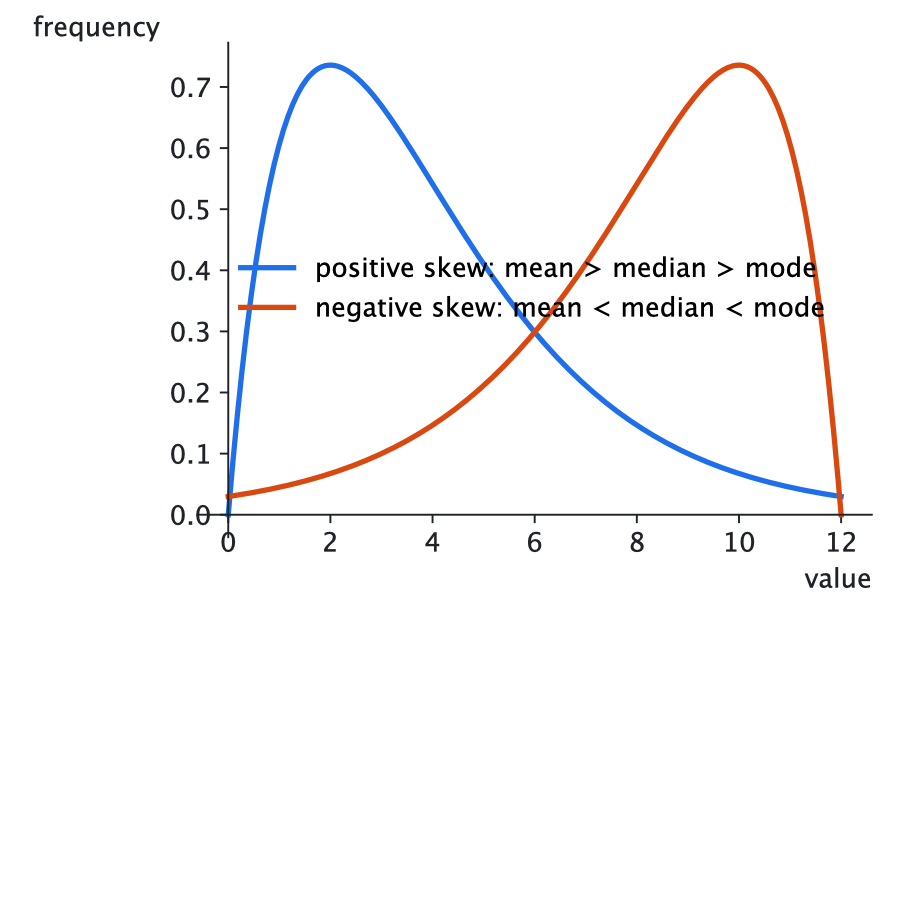
#> input picture build/work/blind/S1-2-skew-shapes.svg.png, 900 x 900 px
$ python -i library.py   (imports and definitions only)
#> lines starting #> are read from the running program, lines starting #| are printed output that depends on the picture
#> further down, picture is the input picture: PIL image 900x900 RGBA; mean R, G, B, A 249.4, 248.9, 249.5, 255
"""The sources library: search and read the learner's own PDFs (textbooks, notes, mark schemes) at any folder depth.

  python build/library.py tree [folder]
  python build/library.py search "<terms>" [--folder NAME-FRAGMENT] [--root library|papers|specs|all] [--max N]
  python build/library.py text <pdf path or unique name fragment> [--pages 3-5] [--all]
  python build/library.py for <subtopic id, e.g. 9702-5.1> [--root ...] [--max N]
  python build/library.py figures <pdf> [--pages a-b] [--max N]       candidate figures, page by page
  python build/library.py page <pdf> <n> [--dpi 110] [--box x0,y0,x1,y1]   render a page (or part) to look at
  python build/library.py crop <pdf> --page N --box x0,y0,x1,y1 --to <spec>/<name> [--dpi 200] [--caption T]
                           [--for <subtopic>] [--kc <id>] [--why T]    save a figure for a chapter
  python build/library.py extract <pdf> --page N --index K --to <spec>/<name> [same options]   an embedded image

The library is sources/library/ (override with env STEM_LIBRARY_ROOT); `papers` and `specs` are its sibling folders.
Figures: a box is always x0,y0,x1,y1 as FRACTIONS (0-1) of the page as poppler renders it (after any rotation, cut to
the CropBox), so it does not depend on the dpi. Crops go to build/out/assets/<spec>/<name>.png (env STEM_LIBRARY_ASSETS)
with a <name>.png.json provenance sidecar; they are never committed. Needs poppler and Pillow.
Nothing is registered: any folder name, any depth. Page texts are cached per PDF in <library>/.cache/ and re-read when
a file changes. PDFs are never modified. Needs `pdftotext` (poppler) or the `pypdf` package.
"""
from __future__ import annotations

import argparse
import hashlib
import html
import json
import os
import re
import shutil
import subprocess
import sys
import unicodedata
from datetime import datetime
from pathlib import Path

ROOT = Path(__file__).resolve().parents[1]
CAP = 12000
EMPTY = "library is empty: drop PDFs in sources/library/<any folder>"
CUES = (("worked example", "a worked example"), ("example", "has examples"), ("mark scheme", "mark scheme"),
        ("question", "has questions"), ("summary", "has a summary"), ("definition", "has a definition"))


class Fail(Exception):
    """A plain one-line reason for the user; never a traceback."""


def lib_root() -> Path:
    return Path(os.environ.get("STEM_LIBRARY_ROOT") or ROOT / "sources/library")


# [36 lines left out: functions roots, pdfs, show, norm, not called in this run]


# ---------- extraction and cache ----------

def _poppler(name: str) -> str | None:
    return shutil.which(name) or next((str(Path(d, name)) for d in ("/opt/homebrew/bin", "/usr/local/bin")
                                       if Path(d, name).exists()), None)


# [221 lines left out: functions extract, load, _hits, _span, rank_pages, corpus and 7 more, not called in this run]


_MEMO: dict = {}


# [73 lines left out: functions hits_for, cmd_for, not called in this run]


# ---------- figures ----------
# A box is x0,y0,x1,y1 as fractions (0-1) of the page as poppler RENDERS it: after /Rotate, cut to the CropBox
# (pdftoppm -cropbox). pdftotext reports text positions in the uncropped, unrotated page, so caption boxes are
# converted for a cropped page and reported as unknown for a rotated one (look at it with `page` instead).
MIN_SIDE, TINY, MAX_BYTES, PAD = (150, 100), 120, 6_000_000, 6
CAPTION = re.compile(r"^(?:(?:figure|fig\.?|table|chart)\s*\d+|(?:diagram|graph)\s*\d*)(?:[.\-]\d+)*[a-z]?\b", re.I)
EMBED = re.compile(r"!\[\[(Assets/([^\]|/]+)/([^\]|/]+\.png))(?:\|[^\]]*)?\]\]")
SIDECAR_KEYS = ("pdf", "page", "sha256", "caption", "created")


def assets_dir() -> Path:
    return Path(os.environ.get("STEM_LIBRARY_ASSETS") or ROOT / "build/out/assets")


# [12 lines left out: functions _tool, _run, not called in this run]


def _pil():
    try:
        from PIL import Image, ImageChops
    except ImportError:
        raise Fail("needs Pillow: use the project's .venv/bin/python") from None
    return Image, ImageChops


# [21 lines left out: functions pdf_info, parse_box, not called in this run]


def fmt_box(b) -> str:
    return ",".join(f"{x:.2f}" for x in b)


# [141 lines left out: functions text_blocks, _columns, propose_box, _rows, cmd_figures, render, not called in this run]


def cut(im, box: list[float]):
    w, h = im.size
    return im.crop((round(box[0] * w), round(box[1] * h), round(box[2] * w), round(box[3] * h)))


# [12 lines left out: function cmd_page, not called in this run]


def trim(im):
    """Cut the uniform white margins, keep PAD px of them; None when nothing is drawn."""
    Image, ImageChops = _pil()
    rgb = im.convert("RGB")
    bb = ImageChops.difference(rgb, Image.new("RGB", rgb.size, (255, 255, 255))).convert("L").point(
        lambda v: 255 if v > 12 else 0).getbbox()
#> bb = (33, 15, 873, 588)
    if not bb:
        return None
    return rgb.crop((max(0, bb[0] - PAD), max(0, bb[1] - PAD), min(rgb.width, bb[2] + PAD), min(rgb.height, bb[3] + PAD)))
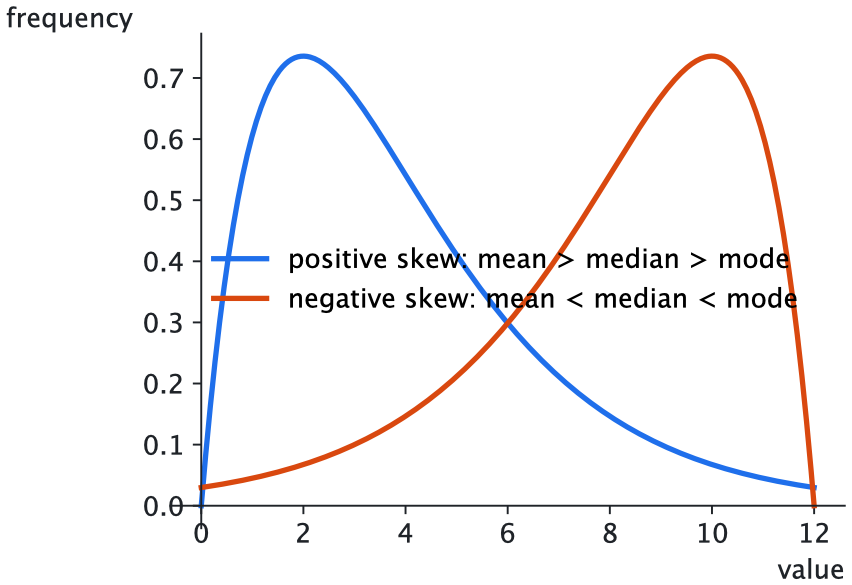
#> returned value: PIL image 852x585 RGB; mean R, G, B 245.9, 245.1, 246


# [65 lines left out: functions _target, _publish_figure, cmd_crop, cmd_extract, not called in this run]


def embeds(text: str) -> list[str]:
    """The `Assets/<spec>/<name>.png` embeds of a note, in order."""
    return [m[1] for m in EMBED.finditer(text)]


def sidecar_of(embed: str) -> Path:
    return assets_dir() / (embed.removeprefix("Assets/") + ".json")


# [81 lines left out: functions sidecars_for, figure_problems, cmd_warm, main, not called in this run]


# [2 lines not run here, left out]

>>> from PIL import Image
>>> picture = Image.open('work/blind/S1-2-skew-shapes.svg.png')
>>> result = trim(picture)
